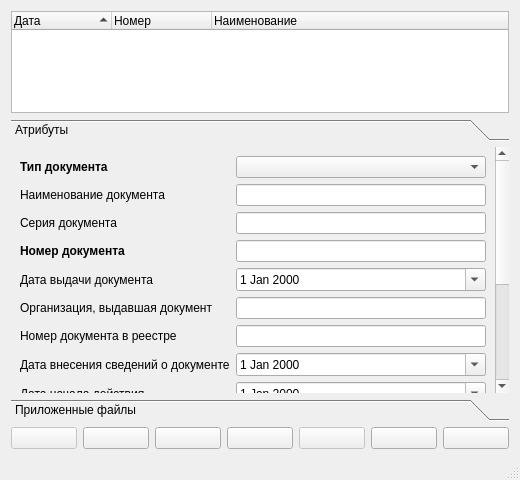
<?xml version="1.0" encoding="UTF-8"?>
<ui version="4.0">
 <class>DialogDocument</class>
 <widget class="QDialog" name="DialogDocument">
  <property name="geometry">
   <rect>
    <x>0</x>
    <y>0</y>
    <width>520</width>
    <height>480</height>
   </rect>
  </property>
  <property name="windowTitle">
   <string>Документ</string>
  </property>
  <property name="windowIcon">
   <iconset resource="../resources.qrc">
    <normaloff>:/plugins/openland/icons/folders.png</normaloff>:/plugins/openland/icons/folders.png</iconset>
  </property>
  <property name="sizeGripEnabled">
   <bool>true</bool>
  </property>
  <property name="modal">
   <bool>true</bool>
  </property>
  <layout class="QVBoxLayout" name="verticalLayout">
   <item>
    <widget class="QTreeWidget" name="treeWidget">
     <property name="sortingEnabled">
      <bool>true</bool>
     </property>
     <column>
      <property name="text">
       <string>Дата</string>
      </property>
     </column>
     <column>
      <property name="text">
       <string>Номер</string>
      </property>
     </column>
     <column>
      <property name="text">
       <string>Наименование</string>
      </property>
     </column>
    </widget>
   </item>
   <item>
    <widget class="QToolBox" name="toolBox">
     <property name="currentIndex">
      <number>0</number>
     </property>
     <widget class="QWidget" name="pageAttributes">
      <property name="geometry">
       <rect>
        <x>0</x>
        <y>0</y>
        <width>486</width>
        <height>402</height>
       </rect>
      </property>
      <attribute name="label">
       <string>Атрибуты</string>
      </attribute>
      <layout class="QFormLayout" name="formLayout_2">
       <property name="fieldGrowthPolicy">
        <enum>QFormLayout::AllNonFixedFieldsGrow</enum>
       </property>
       <item row="0" column="0">
        <widget class="QLabel" name="label">
         <property name="font">
          <font>
           <weight>75</weight>
           <bold>true</bold>
          </font>
         </property>
         <property name="text">
          <string>Тип документа</string>
         </property>
        </widget>
       </item>
       <item row="0" column="1">
        <widget class="QComboBox" name="comboBoxDocumentType"/>
       </item>
       <item row="1" column="0">
        <widget class="QLabel" name="label_2">
         <property name="text">
          <string>Наименование документа</string>
         </property>
        </widget>
       </item>
       <item row="1" column="1">
        <widget class="QLineEdit" name="lineEditName">
         <property name="inputMethodHints">
          <set>Qt::ImhNone</set>
         </property>
        </widget>
       </item>
       <item row="2" column="0">
        <widget class="QLabel" name="label_3">
         <property name="text">
          <string>Серия документа</string>
         </property>
        </widget>
       </item>
       <item row="2" column="1">
        <widget class="QLineEdit" name="lineEditSeries">
         <property name="inputMask">
          <string/>
         </property>
        </widget>
       </item>
       <item row="3" column="0">
        <widget class="QLabel" name="label_4">
         <property name="font">
          <font>
           <weight>75</weight>
           <bold>true</bold>
          </font>
         </property>
         <property name="text">
          <string>Номер документа</string>
         </property>
        </widget>
       </item>
       <item row="3" column="1">
        <widget class="QLineEdit" name="lineEditNumberDoc"/>
       </item>
       <item row="4" column="0">
        <widget class="QLabel" name="label_5">
         <property name="text">
          <string>Дата выдачи документа</string>
         </property>
        </widget>
       </item>
       <item row="4" column="1">
        <widget class="QDateEdit" name="dateEditDateDoc">
         <property name="calendarPopup">
          <bool>true</bool>
         </property>
        </widget>
       </item>
       <item row="5" column="0">
        <widget class="QLabel" name="label_6">
         <property name="text">
          <string>Организация, выдавшая документ</string>
         </property>
        </widget>
       </item>
       <item row="5" column="1">
        <widget class="QLineEdit" name="lineEdItissueOrgan"/>
       </item>
       <item row="6" column="0">
        <widget class="QLabel" name="label_7">
         <property name="text">
          <string>Номер документа в реестре</string>
         </property>
        </widget>
       </item>
       <item row="6" column="1">
        <widget class="QLineEdit" name="lineEditNumberReg">
         <property name="whatsThis">
          <string>Номер документа в реестре для регистрации нотариальных действий</string>
         </property>
         <property name="inputMethodHints">
          <set>Qt::ImhNone</set>
         </property>
        </widget>
       </item>
       <item row="7" column="0">
        <widget class="QLabel" name="label_8">
         <property name="text">
          <string>Дата внесения сведений о документе</string>
         </property>
        </widget>
       </item>
       <item row="8" column="0">
        <widget class="QLabel" name="label_9">
         <property name="text">
          <string>Дата начала действия</string>
         </property>
        </widget>
       </item>
       <item row="8" column="1">
        <widget class="QDateEdit" name="dateEditDurationStarted">
         <property name="calendarPopup">
          <bool>true</bool>
         </property>
        </widget>
       </item>
       <item row="9" column="0">
        <widget class="QLabel" name="label_10">
         <property name="text">
          <string>Дата прекращения действия</string>
         </property>
        </widget>
       </item>
       <item row="9" column="1">
        <widget class="QDateEdit" name="dateEditDurationStopped">
         <property name="calendarPopup">
          <bool>true</bool>
         </property>
        </widget>
       </item>
       <item row="10" column="0">
        <widget class="QLabel" name="label_11">
         <property name="text">
          <string>Кто удостоверил (ФИО нотариуса)</string>
         </property>
        </widget>
       </item>
       <item row="10" column="1">
        <widget class="QLineEdit" name="lineEditRegister"/>
       </item>
       <item row="11" column="0">
        <widget class="QLabel" name="label_12">
         <property name="text">
          <string>Особые отметки</string>
         </property>
        </widget>
       </item>
       <item row="11" column="1">
        <widget class="QLineEdit" name="lineEditDescDoc"/>
       </item>
       <item row="12" column="0">
        <widget class="QLabel" name="label_13">
         <property name="text">
          <string>Код подразделения</string>
         </property>
        </widget>
       </item>
       <item row="12" column="1">
        <widget class="QLineEdit" name="lineEditIssueOrganCode"/>
       </item>
       <item row="7" column="1">
        <widget class="QDateEdit" name="dateEditDateReg">
         <property name="whatsThis">
          <string>Дата внесения сведений о документе в реестр для регистрации нотариальных действий</string>
         </property>
         <property name="calendarPopup">
          <bool>true</bool>
         </property>
        </widget>
       </item>
       <item row="13" column="0">
        <widget class="QLabel" name="label_14">
         <property name="text">
          <string>Создание</string>
         </property>
        </widget>
       </item>
       <item row="13" column="1">
        <widget class="QLineEdit" name="lineEditCreateUser">
         <property name="readOnly">
          <bool>true</bool>
         </property>
        </widget>
       </item>
       <item row="14" column="0">
        <widget class="QLabel" name="label_15">
         <property name="text">
          <string>Дата</string>
         </property>
        </widget>
       </item>
       <item row="14" column="1">
        <widget class="QLineEdit" name="lineEditCreateDate">
         <property name="readOnly">
          <bool>true</bool>
         </property>
        </widget>
       </item>
      </layout>
     </widget>
     <widget class="QWidget" name="pageAppliedFiles">
      <property name="geometry">
       <rect>
        <x>0</x>
        <y>0</y>
        <width>502</width>
        <height>183</height>
       </rect>
      </property>
      <attribute name="label">
       <string>Приложенные файлы</string>
      </attribute>
      <layout class="QHBoxLayout" name="horizontalLayout_2">
       <item>
        <widget class="QTreeWidget" name="treeWidgetAppliedFiles">
         <column>
          <property name="text">
           <string>Вид файла</string>
          </property>
         </column>
         <column>
          <property name="text">
           <string>Файл</string>
          </property>
         </column>
        </widget>
       </item>
      </layout>
     </widget>
    </widget>
   </item>
   <item>
    <layout class="QHBoxLayout" name="horizontalLayout">
     <item>
      <widget class="QPushButton" name="pushButtonSelect">
       <property name="enabled">
        <bool>false</bool>
       </property>
       <property name="toolTip">
        <string>Выбрать документ</string>
       </property>
       <property name="statusTip">
        <string/>
       </property>
       <property name="whatsThis">
        <string/>
       </property>
       <property name="text">
        <string/>
       </property>
       <property name="icon">
        <iconset resource="../resources.qrc">
         <normaloff>:/plugins/openland/icons/symbol_check.png</normaloff>:/plugins/openland/icons/symbol_check.png</iconset>
       </property>
       <property name="autoDefault">
        <bool>false</bool>
       </property>
       <property name="default">
        <bool>true</bool>
       </property>
      </widget>
     </item>
     <item>
      <widget class="QPushButton" name="pushButtonAdd">
       <property name="toolTip">
        <string>Добавить документ</string>
       </property>
       <property name="text">
        <string extracomment="Добавить"/>
       </property>
       <property name="icon">
        <iconset resource="../resources.qrc">
         <normaloff>:/plugins/openland/icons/symbol_add.png</normaloff>:/plugins/openland/icons/symbol_add.png</iconset>
       </property>
       <property name="autoDefault">
        <bool>false</bool>
       </property>
      </widget>
     </item>
     <item>
      <widget class="QPushButton" name="pushButtonEdit">
       <property name="toolTip">
        <string>Редактировать атрибуты документа</string>
       </property>
       <property name="text">
        <string extracomment="Редактировать"/>
       </property>
       <property name="icon">
        <iconset resource="../resources.qrc">
         <normaloff>:/plugins/openland/icons/edit.png</normaloff>:/plugins/openland/icons/edit.png</iconset>
       </property>
       <property name="autoDefault">
        <bool>false</bool>
       </property>
      </widget>
     </item>
     <item>
      <widget class="QPushButton" name="pushButtonDel">
       <property name="toolTip">
        <string>Удалить документ</string>
       </property>
       <property name="text">
        <string extracomment="Удалить"/>
       </property>
       <property name="icon">
        <iconset resource="../resources.qrc">
         <normaloff>:/plugins/openland/icons/symbol_remove.png</normaloff>:/plugins/openland/icons/symbol_remove.png</iconset>
       </property>
       <property name="autoDefault">
        <bool>false</bool>
       </property>
      </widget>
     </item>
     <item>
      <widget class="QPushButton" name="pushButtonSave">
       <property name="enabled">
        <bool>false</bool>
       </property>
       <property name="toolTip">
        <string>Сохранить атрибуты документа</string>
       </property>
       <property name="text">
        <string extracomment="Сохранить"/>
       </property>
       <property name="icon">
        <iconset resource="../resources.qrc">
         <normaloff>:/plugins/openland/icons/save.png</normaloff>:/plugins/openland/icons/save.png</iconset>
       </property>
       <property name="autoDefault">
        <bool>false</bool>
       </property>
      </widget>
     </item>
     <item>
      <widget class="QPushButton" name="pushButtonRefresh">
       <property name="toolTip">
        <string>Обновить атрибуты документа</string>
       </property>
       <property name="text">
        <string extracomment="Обновить"/>
       </property>
       <property name="icon">
        <iconset resource="../resources.qrc">
         <normaloff>:/plugins/openland/icons/refresh.png</normaloff>:/plugins/openland/icons/refresh.png</iconset>
       </property>
       <property name="autoDefault">
        <bool>false</bool>
       </property>
      </widget>
     </item>
     <item>
      <widget class="QPushButton" name="pushButtonClose">
       <property name="toolTip">
        <string>Закрыть окно</string>
       </property>
       <property name="text">
        <string extracomment="Закрыть"/>
       </property>
       <property name="icon">
        <iconset resource="../resources.qrc">
         <normaloff>:/plugins/openland/icons/close.png</normaloff>:/plugins/openland/icons/close.png</iconset>
       </property>
       <property name="autoDefault">
        <bool>false</bool>
       </property>
      </widget>
     </item>
    </layout>
   </item>
   <item>
    <widget class="QLabel" name="labelMessage">
     <property name="text">
      <string/>
     </property>
    </widget>
   </item>
  </layout>
 </widget>
 <tabstops>
  <tabstop>treeWidget</tabstop>
  <tabstop>pushButtonSelect</tabstop>
  <tabstop>pushButtonAdd</tabstop>
  <tabstop>pushButtonEdit</tabstop>
  <tabstop>pushButtonDel</tabstop>
  <tabstop>pushButtonSave</tabstop>
  <tabstop>pushButtonRefresh</tabstop>
  <tabstop>pushButtonClose</tabstop>
 </tabstops>
 <resources>
  <include location="../resources.qrc"/>
 </resources>
 <connections/>
</ui>
